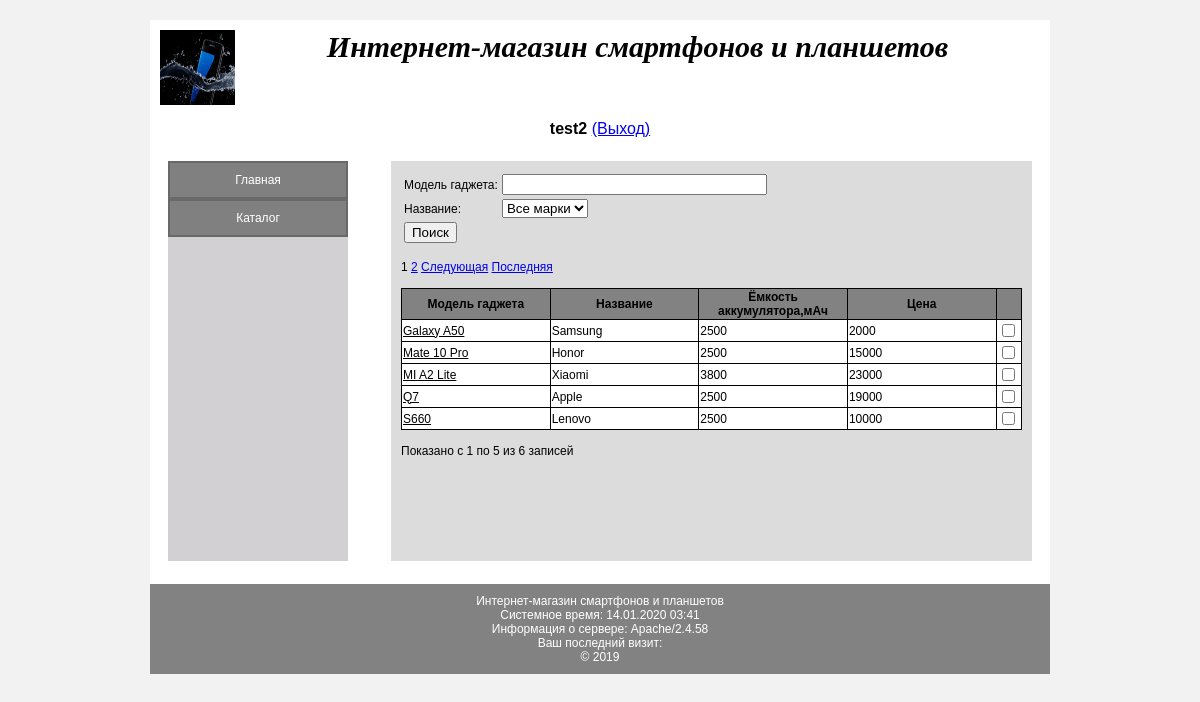
Screenshot of /index.php?command=catalog (signed in) with the database file from the repository.
### tables this page shows
CREATE TABLE `items` (
  `id` int(12) NOT NULL,
  `strength` varchar(20) NOT NULL,
  `model` varchar(50) NOT NULL,
  `weight` int(11) NOT NULL,
  `price` float NOT NULL,
  `description` varchar(256) NOT NULL,
  `uploadlink` varchar(256) NOT NULL
);

### catalog.php (the view, shortened to what this page needs)
<form method="GET" action="index.php">
	<table class="search">
		<tr>
			<td>Модель гаджета:</td>
			<td><input id="model"  name="model" type="text" size="30" value="<?php if (isset($_GET['model'])) echo clearData($_GET['model']); ?>"></td>
		</tr>
		<tr>
			<td>Название:</td>
			<td>
				<select name="strength">
					<option value="" <?php if (isset($_GET['strength']) && clearData($_GET['strength']) == "") echo "selected"; ?> >Все марки</option>
				</select>
			</td>
		</tr>
		<tr>
			<td colspan="2"><input type='submit' value='Поиск' name='search' ></td>
		</tr>
	</table>
</form><br>
<?php
	$where = "";
	$countView = 5;
	if(isset($_GET['nom'])){
		$pageNum = (int)$_GET['nom'];
	}else{
		$pageNum = 1;
	}
	$startIndex = ($pageNum-1)*$countView;
	$query = "select count(id) as 'kol' from items ".$where;
	$result = getOne($query);
	$countAllrecords = $result['kol'];
?>
<br/><br/>
<form method='POST'>
<table class="lab1" border="1">
	<tr>
		<th width="20%" bgcolor="#838283" align="center">Модель гаджета</th>
		<th width="20%" bgcolor="#838283" align="center">Название</th>
		<th width="20%" bgcolor="#838283" align="center">Ёмкость аккумулятора,мАч</th>
		<th width="20%" bgcolor="#838283" align="center">Цена</th>
		<th width="2%" bgcolor="#838283" align="center"></th>
	</tr>
	<?php
	$query = "SELECT * FROM items ".$where." ORDER BY id ASC limit $startIndex,$countView";
	$rows = getAll($query);
	if (!empty($rows)) {
		foreach ($rows as $item){
			$name_model = $item['model'];
			$strength = $item['strength'];
			$weight = $item['weight'];
			$price = $item['price'];
			$id = $item['id'];
		echo
		"<tr>
		<td> <a href='index.php?command=item&id=$id';' style='color:black; display:inline;'> $name_model </a> </td>
		<td>$strength</td>
		<td>$weight</td>
		<td>$price</td>
		<td>
			<input type='checkbox' name='delId[]' value=$id/>
		</td>
		</tr>";
		}
	}
	?>
	</table>
</form>
<div align="left" >
	<br>
	<?php
		$po = $startIndex+$countView;
	?>
	<span><?php echo "Показано с ".($startIndex+1)." по ".$po." из ".$countAllrecords." записей"; ?></span>
</div>

### style.css (style rules this page uses)
body { background: #f3f2f3; color: #000000; font-family: Trebuchet MS, Arial, Times New Roman; font-size: 12px; }
.lab1 { padding: 15px; background-color: #ffffff; width: 100%; border-spacing: 0; border-collapse: collapse; }
table, td, tr { border: 1px solid black; }
.search { border: 0px; margin-top:10px; }
.search td { border: 0px; }

### rows the page displays
items: model "Galaxy A50", strength "Samsung", weight "2500", price "2000"
items: model "Mate 10 Pro", strength "Honor", weight "2500", price "15000"
items: model "MI A2 Lite", strength "Xiaomi", weight "3800", price "23000"
items: model "Q7", strength "Apple", weight "2500", price "19000"
items: model "S660", strength "Lenovo", weight "2500", price "10000"

### other values shown
$_SESSION['user_login'] "test2"
$link "Главная"
$link "Каталог"
$startIndex+1 "1"
$po "5"
$countAllrecords "6"
$_SERVER['SERVER_SOFTWARE'] "Apache/2.4.58"
